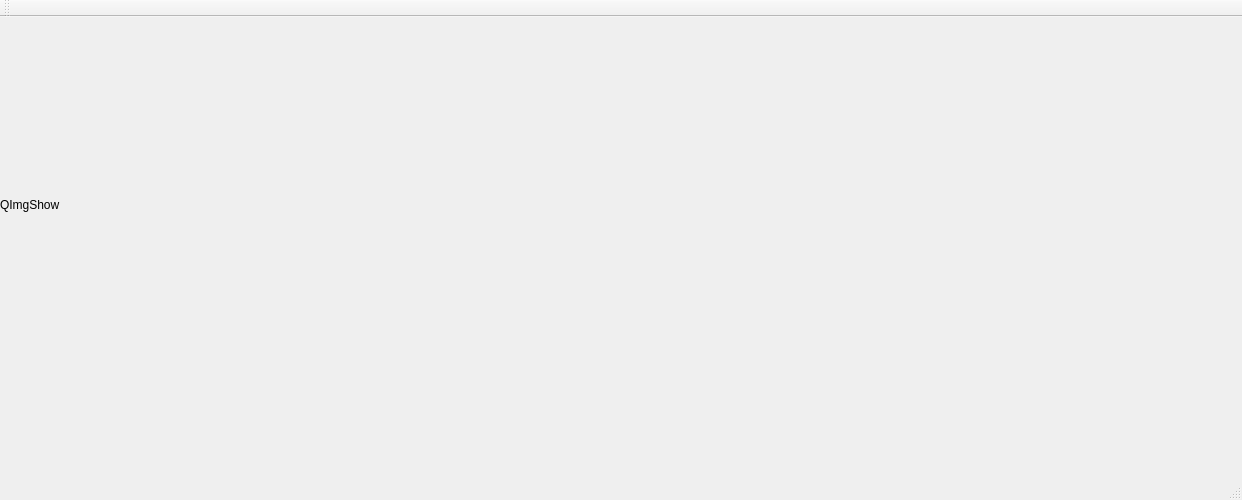
<?xml version="1.0" encoding="UTF-8"?>
<ui version="4.0">
 <class>MainWindow</class>
 <widget class="QMainWindow" name="MainWindow">
  <property name="geometry">
   <rect>
    <x>0</x>
    <y>0</y>
    <width>1242</width>
    <height>500</height>
   </rect>
  </property>
  <property name="windowTitle">
   <string>MainWindow</string>
  </property>
  <widget class="QWidget" name="centralWidget">
   <widget class="QLabel" name="QImgShow">
    <property name="geometry">
     <rect>
      <x>0</x>
      <y>0</y>
      <width>1242</width>
      <height>375</height>
     </rect>
    </property>
    <property name="sizePolicy">
     <sizepolicy hsizetype="Preferred" vsizetype="Preferred">
      <horstretch>0</horstretch>
      <verstretch>0</verstretch>
     </sizepolicy>
    </property>
    <property name="text">
     <string>QImgShow</string>
    </property>
   </widget>
  </widget>
  <widget class="QMenuBar" name="menuBar">
   <property name="geometry">
    <rect>
     <x>0</x>
     <y>0</y>
     <width>1242</width>
     <height>20</height>
    </rect>
   </property>
  </widget>
  <widget class="QToolBar" name="mainToolBar">
   <attribute name="toolBarArea">
    <enum>TopToolBarArea</enum>
   </attribute>
   <attribute name="toolBarBreak">
    <bool>false</bool>
   </attribute>
  </widget>
  <widget class="QStatusBar" name="statusBar"/>
 </widget>
 <layoutdefault spacing="6" margin="11"/>
 <resources/>
 <connections/>
</ui>
